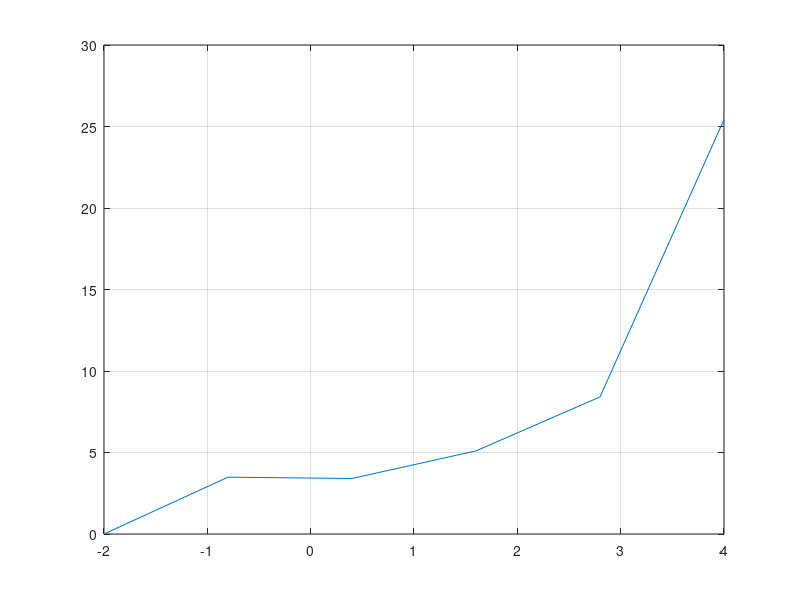

This figure's MATLAB source:
% Skriptet bruker Eulers midtpunkt-metode til å estimere løsningen 
% av startverdi-problemet y´ = F(x,y), y(x_0) = y_0. 

% Differensiallikningen
F = @(x, y) x^2 - x * sin(y);

% Startkrav
x0 = -2;
y0 = 0;

% Maksimal x-verdi
xMax = 4; 

% Antall steg i Eulers metode
N = input('Antall steg:');
h = (xMax - x0) / N;

% Initiering
x = x0;
y = y0;

% Eulers metode
for i=1:(N+1)               % N + 1 får med siste punktet
    xVektor(i) = x;
    yVektor(i) = y;
    xHatt = x + h/2;
    yHatt = y + F(x,y) * h/2;
    y = y + F(xHatt,yHatt) * h;     % Eulers midt-metode
    x = x + h;
end

% Plotting
plot (xVektor, yVektor)
grid on
hold on